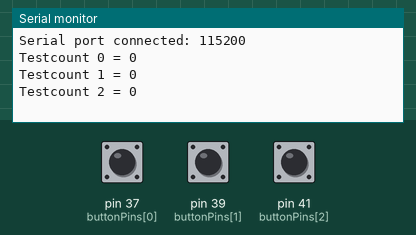
A sketch run on a simulated Arduino Mega 2560, built with avr-gcc and run on an emulated ATmega2560. On the bench: the last lines printed to the serial monitor. The inputs (shaded band) are chosen by the test bench; at power-on: pin 37 (buttonPins[0]) HIGH, pin 39 (buttonPins[1]) HIGH, pin 41 (buttonPins[2]) HIGH.

Above: at 1.2 s.
1.3 s: pin 37 (buttonPins[0]) pulled LOW for 0.15 s
At 2.5 s:
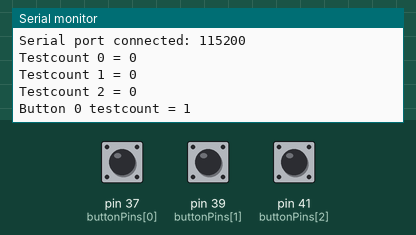
2.9 s: pin 39 (buttonPins[1]) pulled LOW for 0.15 s
At 3.9 s:
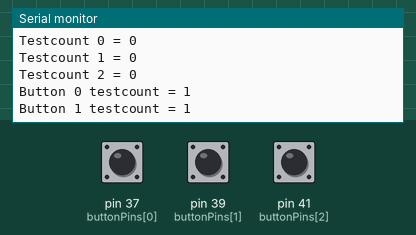
4.5 s: pin 41 (buttonPins[2]) pulled LOW for 0.15 s
At 5.2 s:
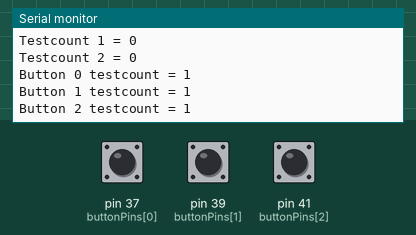
6.1 s: pin 37 (buttonPins[0]) pulled LOW for 1 s
At 7.6 s:
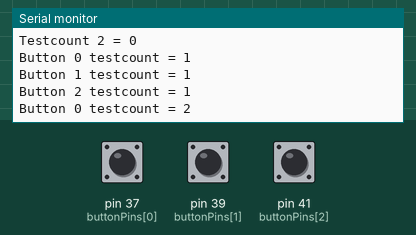
8.6 s: pin 39 (buttonPins[1]) pulled LOW for 1 s
At 9.5 s:
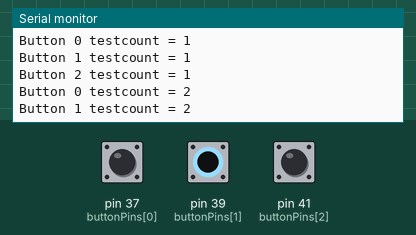
11.1 s: pin 41 (buttonPins[2]) pulled LOW for 1 s
At 11.4 s:
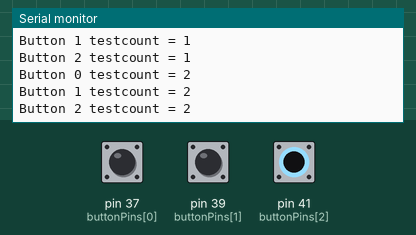
Timing chart, 0 to 14.1 s (numbered marks = the images above; inputs shaded):
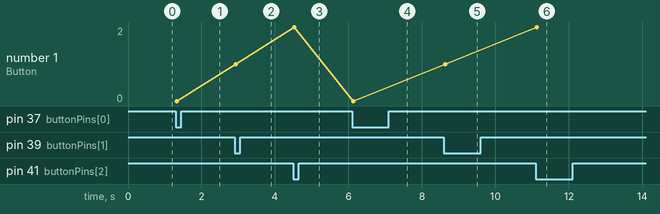

Measured:
- after the input at 1.3 s, the serial monitor: prints a new line at once (image 1)
- after the input at 2.9 s, the serial monitor: prints a new line at once (image 2)
- after the input at 4.5 s, the serial monitor: prints a new line at once (image 3)
- after the input at 6.1 s, the serial monitor: prints a new line at once (image 4)
- after the input at 8.6 s, the serial monitor: prints a new line at once (image 5)
- after the input at 11.1 s, the serial monitor: prints a new line at once (image 6)
- plotted number 1: 1 → 2 after the input at 4.5 s, 2 → 0 after the input at 6.1 s, 0 → 1 after the input at 8.6 s

The sketch:

Buttons_code.ino
```cpp
/* Simple button debounce for 4 buttons. Increments a count and sends the updated count to the serial monitor once per button press */
/* Tested on an Uno */
/* Connect simple push to make buttons between 0V and pin 2, 0V and pin 3, 0V and pin 4 and between 0V and pin 5 */

#define noOfButtons 3     //Exactly what it says; must be the same as the number of elements in buttonPins
#define bounceDelay 30    //Minimum delay before regarding a button as being pressed and debounced
#define minButtonPress 1  //Number of times the button has to be detected as pressed before the press is considered to be valid

const int buttonPins[] = {37, 39, 41};      // Input pins to use, connect buttons between these pins and 0V
uint32_t previousMillis[noOfButtons];       // Timers to time out bounce duration for each button
uint8_t pressCount[noOfButtons];            // Counts the number of times the button is detected as pressed, when this count reaches minButtonPress button is regared as debounced
uint8_t testCount[noOfButtons];             //Test count, incremented once per button press

void setup() {
  uint8_t i;
  uint32_t baudrate = 115200;
  Serial.begin(baudrate);
  Serial.println("");
  Serial.print("Serial port connected: ");
  Serial.println(baudrate);
  for (i = 0; i < noOfButtons; ++i) {
    pinMode(buttonPins[i], INPUT_PULLUP);
    Serial.print("Testcount ");
    Serial.print(i);
    Serial.print(" = ");
    Serial.println(testCount[i]);
  }
}

void loop() {
  debounce();
  // delay(10);     //Your other code goes here instead of this delay. DO NOT leave this delay here, it's ONLY for demonstration.
}

void debounce() {
  uint8_t i;
  uint32_t currentMillis = millis();
  for (i = 0; i < noOfButtons; ++i) {
    if (digitalRead(buttonPins[i])) {             //Input is high, button not pressed or in the middle of bouncing and happens to be high
        previousMillis[i] = currentMillis;        //Set previousMillis to millis to reset timeout
        pressCount[i] = 0;                        //Set the number of times the button has been detected as pressed to 0
      } else {
      if (currentMillis - previousMillis[i] > bounceDelay) {
        previousMillis[i] = currentMillis;        //Set previousMillis to millis to reset timeout
        ++pressCount[i];
        if (pressCount[i] == minButtonPress) {
          doStuff(i);                             //Button has been debounced. Call function to do whatever you want done.
        }
      }
    }
  }
}

// Function to do whatever you want done once the button has been debounced.
// In this example it increments a counter and send the count to the serial monitor.
// Put your own functions here to do whatever you like.
void doStuff(uint8_t buttonNumber) {
  ++testCount[buttonNumber];
  Serial.print("Button ");
  Serial.print(buttonNumber);
  Serial.print(" testcount = ");
  Serial.println (testCount[buttonNumber]);
}
```
